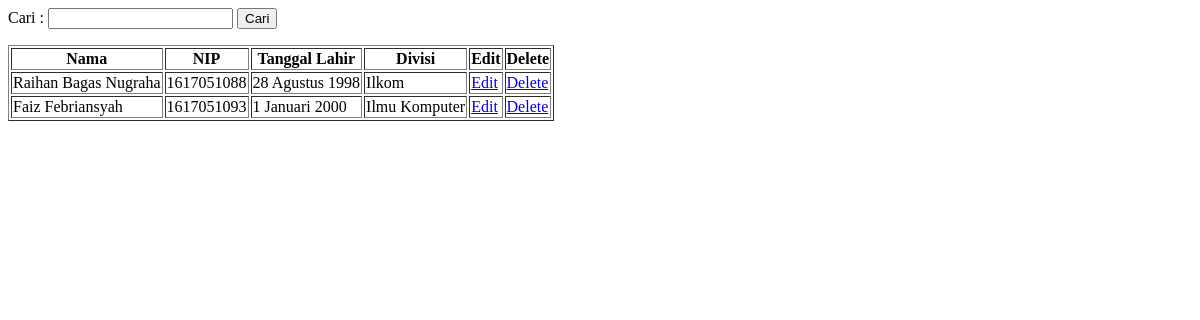
/php/pegawai.php, run on an earlier commit of the app's database.
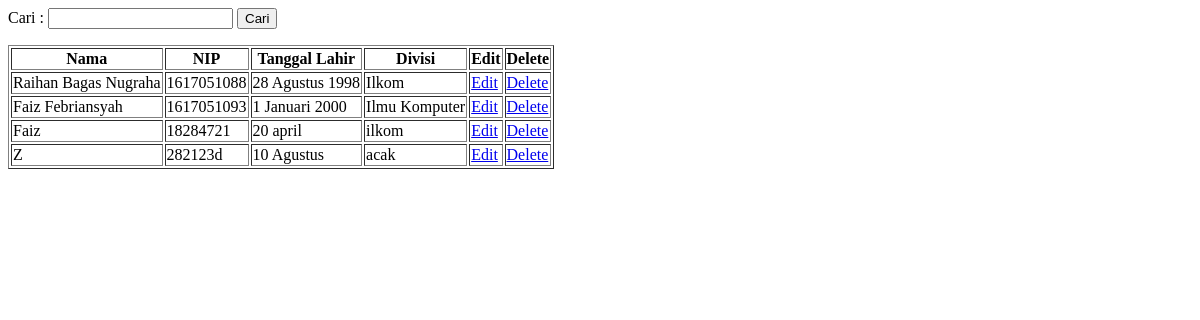
And on a later commit of the database.
### tables this page shows
CREATE TABLE `pegawai` (
  `nomor` int(11) NOT NULL,
  `nama` varchar(50) NOT NULL,
  `nip` varchar(20) NOT NULL,
  `tgl_lahir` varchar(20) NOT NULL,
  `divisi` varchar(50) NOT NULL
);

### php/pegawai.php (the view, shortened to what this page needs)
<?php
include "koneksi.php";
?>
<html>
<body>
<form action="pegawai.php" method="get">
	<label>Cari :</label>
	<input type="text" name="cari">
	<input type="submit" value="Cari">
</form>
<table border = "1">
	<tr>
	 <th>Nama</th>
	 <th>NIP</th>
	 <th>Tanggal Lahir</th>
	 <th>Divisi</th>
	 <th>Edit</th>
	 <th>Delete</th>
	<?php
	if(isset($_GET['cari'])){
		$cari = $_GET['cari'];
		$query = mysqli_query($koneksi,"select * from pegawai where nama like '%".$cari."%' OR nip like '%".$cari."%'
		OR tgl_lahir like '%".$cari."%' OR divisi like '%".$cari."%'");
	}else{
		$query = mysqli_query($koneksi,"select * from pegawai");
	}
	while($data = mysqli_fetch_array($query)){
	?>
	<tr>
	 <td><?php echo $data['nama']?></td>
	 <td><?php echo $data['nip']?></td>
	 <td><?php echo $data['tgl_lahir']?></td>
	 <td><?php echo $data['divisi']?></td>
	 <td><a href="edit.php?nomor=<?php echo $data['nomor'];?>">Edit</a></td>
	 <td><a href="delete.php?nomor=<?php echo $data['nomor'];?>">Delete</a></td>
	</tr>
	<?php
	}
	?>
</table>
</body>
</html>

What changed in the data, as far as the page shows it:
added pegawai: nama "Faiz", nip "18284721", tgl_lahir "20 april", divisi "ilkom"
added pegawai: nama "Z", nip "282123d", tgl_lahir "10 Agustus", divisi "acak"
